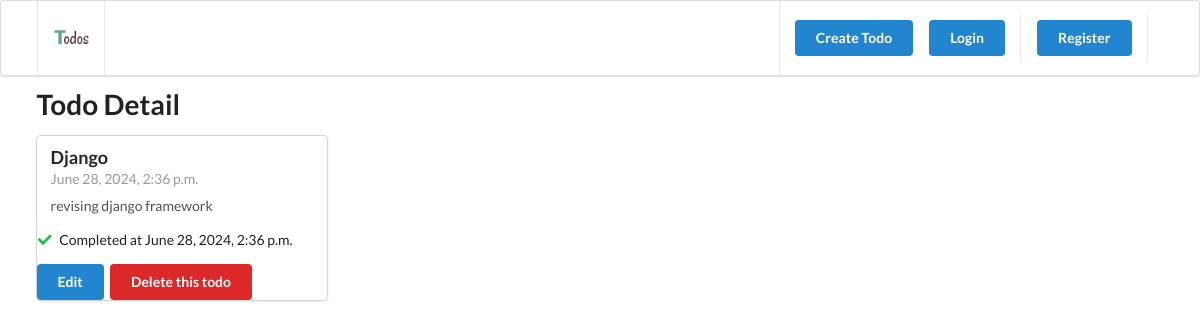
Screenshot of /todo/2 with the database file from the repository.
### todo/models.py (models this page shows, shortened)
class Todo(TrackingModel):
    title = models.CharField(max_length=255)
    description = models.TextField()
    is_completed = models.BooleanField(default=False)

### todo/views.py (the view)
# urls.py: path('todo/<id>', views.todo_detail, name='todo'),
def todo_detail(request, id):
    todo = get_object_or_404(Todo, pk=id)
    context = {'todo': todo}
    return render(request, 'todo/todo-detail.html', context)

### todosite/templates/todo/todo-detail.html
{% extends '_partials/base.html' %}
{% load static %}
{% block content %}
    <h1 class="ui header">Todo Detail</h1>
    <div class="ui card">
        <div class="content">
            <div class="header">{{todo.title}}</div>
            <div class="meta">{{todo.created_at}}</div>
            <div class="description">
                <p>{{todo.description}}</p>
            </div>
        </div>
        <div class="extra-content">
            {% if todo.is_completed %}
            <p>
                <i class="check icon green"></i>
                Completed at {{todo.updated_at}}
            </p>
            {% else %}
            <p>
                Not yet completed.
            </p>
            {% endif %}
            <a href="{% url 'todo-edit' todo.id %}" class="ui button primary">Edit</a>
            <a href="{% url 'todo-delete' todo.id %}" class="ui button red">Delete this todo</a>
        </div>
    </div>
{% endblock content %}

### rows the page displays
Todo: title "Django", created_at "June 28, 2024, 2:36 p.m.", description "revising django framework", updated_at "June 28, 2024, 2:36 p.m."
